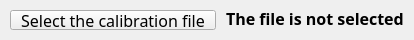
        <widget class="QFrame" name="frame">
         <property name="sizePolicy">
          <sizepolicy hsizetype="Minimum" vsizetype="Minimum">
           <horstretch>0</horstretch>
           <verstretch>0</verstretch>
          </sizepolicy>
         </property>
         <property name="minimumSize">
          <size>
           <width>0</width>
           <height>40</height>
          </size>
         </property>
         <property name="maximumSize">
          <size>
           <width>16777215</width>
           <height>40</height>
          </size>
         </property>
         <property name="font">
          <font>
           <family>Noto Sans</family>
           <pointsize>12</pointsize>
          </font>
         </property>
         <layout class="QVBoxLayout" name="verticalLayout_3">
          <property name="spacing">
           <number>0</number>
          </property>
          <property name="leftMargin">
           <number>0</number>
          </property>
          <property name="topMargin">
           <number>0</number>
          </property>
          <property name="rightMargin">
           <number>0</number>
          </property>
          <property name="bottomMargin">
           <number>0</number>
          </property>
          <item>
           <widget class="SelectFile" name="select_calibration_result" native="true">
            <property name="window_title" stdset="0">
             <string>Open Calibration Result</string>
            </property>
            <property name="window_filter" stdset="0">
             <string>Config File (*.json *.hdf5)</string>
            </property>
            <property name="file_not_selected" stdset="0">
             <string>The file is not selected</string>
            </property>
            <layout class="QHBoxLayout" name="horizontalLayout_9">
             <property name="spacing">
              <number>10</number>
             </property>
             <property name="leftMargin">
              <number>10</number>
             </property>
             <property name="topMargin">
              <number>10</number>
             </property>
             <property name="rightMargin">
              <number>10</number>
             </property>
             <property name="bottomMargin">
              <number>10</number>
             </property>
             <item>
              <widget class="QPushButton" name="btn_select_calibration">
               <property name="minimumSize">
                <size>
                 <width>0</width>
                 <height>20</height>
                </size>
               </property>
               <property name="maximumSize">
                <size>
                 <width>16777215</width>
                 <height>20</height>
                </size>
               </property>
               <property name="styleSheet">
                <string notr="true">font: 12px &quot;Noto Sans&quot;;
padding-right: 10px;
padding-left: 10px;</string>
               </property>
               <property name="text">
                <string>Select the calibration file</string>
               </property>
              </widget>
             </item>
             <item>
              <widget class="QLabel" name="label_calibration_file_name">
               <property name="sizePolicy">
                <sizepolicy hsizetype="Expanding" vsizetype="Fixed">
                 <horstretch>0</horstretch>
                 <verstretch>0</verstretch>
                </sizepolicy>
               </property>
               <property name="minimumSize">
                <size>
                 <width>0</width>
                 <height>20</height>
                </size>
               </property>
               <property name="maximumSize">
                <size>
                 <width>16777215</width>
                 <height>20</height>
                </size>
               </property>
               <property name="styleSheet">
                <string notr="true">font: 12px &quot;Noto Sans&quot;;
font-weight: 600;</string>
               </property>
               <property name="frameShape">
                <enum>QFrame::NoFrame</enum>
               </property>
               <property name="text">
                <string>The file is not selected</string>
               </property>
               <property name="alignment">
                <set>Qt::AlignBottom|Qt::AlignLeading|Qt::AlignLeft</set>
               </property>
              </widget>
             </item>
            </layout>
           </widget>
          </item>
         </layout>
        </widget>
